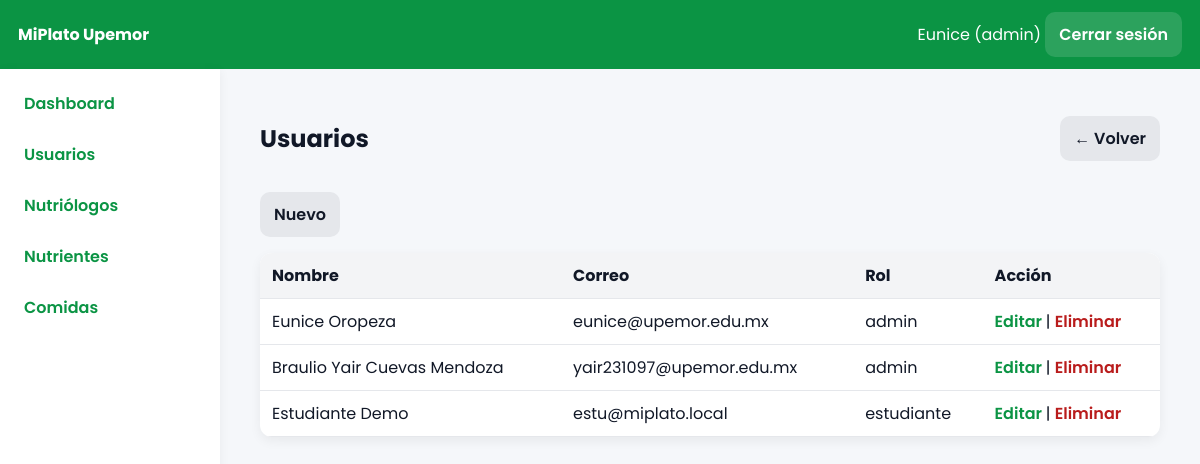
The page /index.php?controller=admin&action=usuarios (signed in) on the database as committed earlier.
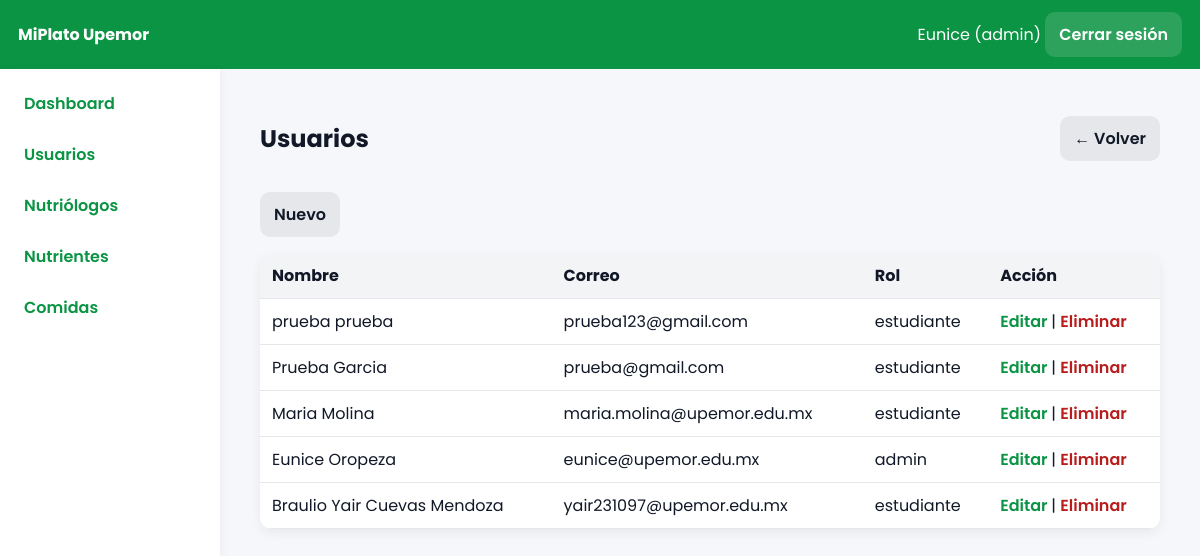
The same page on the database as committed later.
### tables this page shows
CREATE TABLE `usuarios` (
  `id` int(11) NOT NULL AUTO_INCREMENT,
  `nombre` varchar(100) NOT NULL,
  `apellidos` varchar(120) DEFAULT NULL,
  `correo` varchar(120) NOT NULL,
  `password` varchar(255) NOT NULL,
  `rol` enum('admin','nutriologo','estudiante') NOT NULL DEFAULT 'estudiante',
  `creado_en` timestamp NOT NULL DEFAULT current_timestamp(),
  PRIMARY KEY (`id`),
  UNIQUE KEY `correo` (`correo`)
);

### app/core/Controller.php (called while the page is built, shortened)
<?php
class Controller{
  protected function view($file,$data=[]){
    include __DIR__.'/../views/layout.php';
  }
  protected function partial($file,$data=[]){
    extract($data);
    include __DIR__.'/../views/'.$file.'.php';
  }
}

### app/controllers/AdminController.php (called while the page is built, shortened)
<?php
require_once __DIR__.'/../models/User.php';
class AdminController extends Controller{
public function usuarios(){
    $allUsers = (new User())->all();
    $list = array_filter($allUsers, function($u) { return $u['rol'] !== 'nutriologo'; });
    $this->view('admin/usuarios/index',compact('list'));
}
}

### app/core/Router.php (called while the page is built, shortened)
<?php
class Router{
  public static function dispatch(){
    $a=$_GET['action']??'login';
    $o=new $cn();
    $o->$a();
  }
}

### index.php (called while the page is built, shortened)
<?php
require __DIR__.'/app/helpers/url.php';
require __DIR__.'/app/core/Controller.php';
require __DIR__.'/app/core/Model.php';
require __DIR__.'/app/core/Database.php';
require __DIR__.'/app/core/Router.php';
Router::dispatch();

### app/helpers/url.php (called while the page is built, shortened)
<?php
function asset($p){
    return 'public/'.ltrim($p,'/');
}

### app/core/Database.php (called while the page is built)
<?php
class Database{
  private static $c=null;
  public static function getConnection(){
    if(self::$c===null){
      $dsn='mysql:host='.DB_HOST.';dbname='.DB_NAME.';charset=utf8mb4';
      self::$c=new PDO(
        $dsn,
        DB_USER,
        DB_PASS,
        [
          PDO::ATTR_ERRMODE=>PDO::ERRMODE_EXCEPTION,
          PDO::ATTR_DEFAULT_FETCH_MODE=>PDO::FETCH_ASSOC
        ]
      );
    }
    return self::$c;
  }
}

### app/core/Model.php (called while the page is built, shortened)
<?php
class Model{
  function __construct(){
    $this->db=Database::getConnection();
  }
}

### app/models/User.php (called while the page is built, shortened)
<?php
class User extends Model{
  public function all(){
    return $this->db->query("SELECT id,nombre,apellidos,correo,rol FROM usuarios ORDER BY id DESC")->fetchAll();
  }
}

### app/views/admin/usuarios/index.php (the view, shortened to what this page needs)
<div class='page-head'>
    <h2>Usuarios</h2>
    <a class='btn' href='index.php?controller=admin&action=dashboard'>← Volver</a>
</div>
<div class='actions'>
    <a class='btn' href='index.php?controller=admin&action=usuarioForm'>Nuevo</a>
</div>
<table class='table'>
    <thead>
        <tr>
            <th>Nombre</th>
            <th>Correo</th>
            <th>Rol</th>
            <th>Acción</th>
        </tr>
    </thead>
    <tbody>
        <?php foreach($list as $u): ?>
            <tr>
                <td><?= htmlspecialchars($u['nombre'].' '.$u['apellidos']) ?></td>
                <td><?= htmlspecialchars($u['correo']) ?></td>
                <td><?= $u['rol'] ?></td>
                <td>
                    <a class='link' href='index.php?controller=admin&action=usuarioForm&id=<?= $u['id'] ?>'>
                        Editar
                    </a> |
                    <a class='link danger' href='index.php?controller=admin&action=usuarioDelete&id=<?= $u['id'] ?>'
                       onclick="return confirm('¿Seguro que deseas eliminar este usuario?');">
                        Eliminar
                    </a>
                </td>
            </tr>
        <?php endforeach; ?>
    </tbody>
</table>

### app/views/layout.php (shortened to what this page needs)
<!DOCTYPE html>
<html lang="es">
<head>
    <link rel="stylesheet" href="<?= asset('css/app.css') ?>">
</head>
<body>
    <header class="topbar">
        <div class="brand">MiPlato Upemor</div>
        <div class="nav-actions">
            <?php if(!empty($_SESSION['user'])): ?>
                <span class="nav-user"><?= htmlspecialchars($_SESSION['user']['nombre']) ?> (<?= $_SESSION['user']['rol'] ?>)</span>
                <a class="btn" href="index.php?controller=auth&action=logout">Cerrar sesión</a>
            <?php endif; ?>
        </div>
    </header>
    <div class="app">
        <?php if(!empty($_SESSION['user'])): ?>
            <aside class="sidebar">
                <?php if($_SESSION['user']['rol']==='admin'): ?>
                    <a href="index.php?controller=admin&action=dashboard" class="slink">Dashboard</a>
                    <a href="index.php?controller=admin&action=usuarios" class="slink">Usuarios</a>
                    <a href="index.php?controller=admin&action=nutriologos" class="slink">Nutriólogos</a>
                    <a href="index.php?controller=admin&action=nutrientes" class="slink">Nutrientes</a>
                    <a href="index.php?controller=admin&action=comidas" class="slink">Comidas</a>
                <?php endif; ?>
            </aside>
        <?php endif; ?>
        <main class="container">
            <section><?php $this->partial($view, get_defined_vars()); ?></section>
        </main>
    </div>
</body>
</html>

### public/css/app.css (style rules this page uses)
* { box-sizing:border-box }
body { font-family:'Poppins',system-ui,Segoe UI,Roboto,Arial,sans-serif;background:#f5f7fa;margin:0;color:#111827 }
.topbar { display:flex;justify-content:space-between;align-items:center;background:#0b9444;color:#fff;padding:12px 18px }
.brand { font-weight:700 }
.app { display:flex;gap:0 }
.sidebar { width:220px;min-height:calc(100vh - 56px);background:#fff;box-shadow:0 2px 10px rgba(0,0,0,.06);padding:12px;position:sticky;top:56px }
.slink { display:block;padding:10px 12px;border-radius:10px;color:#0b9444;text-decoration:none;font-weight:600;margin-bottom:6px }
.container { flex:1;max-width:calc(100% - 220px);margin:24px;padding:0 16px }
.btn { display:inline-block;padding:10px 14px;border-radius:10px;border:0;background:#e5e7eb;text-decoration:none;color:#111827;font-weight:600 }
.actions { margin:16px 0;display:flex;gap:8px;flex-wrap:wrap }
.table { width:100%;border-collapse:collapse;background:#fff;border-radius:12px;overflow:hidden;box-shadow:0 4px 12px rgba(0,0,0,.06) }
.table th,.table td { padding:10px 12px;border-bottom:1px solid #e5e7eb;vertical-align:top }
.table th { background:#f3f4f6;text-align:left }
.link { color:#0b9444;text-decoration:none;font-weight:600 }
.link.danger { color:#b91c1c }
.topbar .btn { background:#ffffff22;color:#fff }
.page-head { display:flex;align-items:center;justify-content:space-between;margin:8px 0 12px }

Rows that differ between the two databases and show on the page:
removed usuarios: nombre+apellidos "Estudiante Demo", correo "estu@miplato.local", rol "estudiante"
added usuarios: nombre+apellidos "prueba prueba", correo "prueba123@gmail.com", rol "estudiante"
added usuarios: nombre+apellidos "Prueba Garcia", correo "prueba@gmail.com", rol "estudiante"
added usuarios: nombre+apellidos "Maria Molina", correo "maria.molina@upemor.edu.mx", rol "estudiante"
changed usuarios "Braulio Yair Cuevas Mendoza": rol "admin" → "estudiante"
